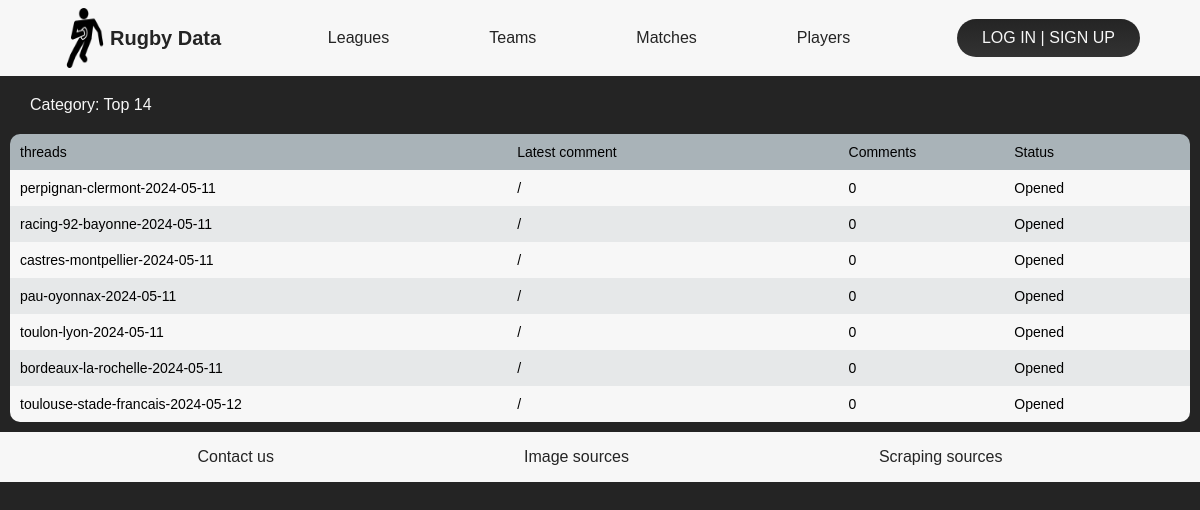
Screenshot of /fora/club/top-14/ with the database file from the repository.
### fora/models.py (models this page shows, shortened)
class tchat_match_category(models.Model) :
    title = models.CharField(max_length=100)
    slug_title = models.SlugField(max_length=600, unique=True, blank=True)
    country = models.CharField(max_length=100, null=True)
    slug_country = models.SlugField(max_length=600, blank=True, null=True)
    class Meta :
        verbose_name_plural = "categories"

### website/models.py (models this page shows, shortened)
class up_match(models.Model):
    STATUS_CHOICES = [
        ('Scheduled', 'Scheduled'),
        ('In progress', 'In progress'),
    ]
    status = models.CharField(max_length=20, choices=STATUS_CHOICES)
    team_home = models.CharField(max_length=100, null=True, blank=True)
    team_away = models.CharField(max_length=100, null=True, blank=True)
    score_home = models.CharField(max_length=20, null=True, blank=True)
    score_away = models.CharField(max_length=20, null=True, blank=True)
    referee = models.CharField(max_length=100, null=True, blank=True)
    date = models.DateField(null=True, blank=True)
    hour = models.TimeField(null=True, blank=True)
    stade_name = models.CharField(max_length=100, null=True, blank=True)
    league = models.CharField(max_length=100, null=True, blank=True)
    phase = models.CharField(max_length=100, null=True, blank=True)
    temperature = models.DecimalField(max_digits=15, decimal_places=10, null=True, blank=True)
    humidity = models.DecimalField(max_digits=15, decimal_places=10, null=True, blank=True)
    pressure = models.DecimalField(max_digits=15, decimal_places=10, null=True, blank=True)         # ground pressure
    precipitation = models.DecimalField(max_digits=15, decimal_places=10, null=True, blank=True)
    wind_speed = models.DecimalField(max_digits=15, decimal_places=10, null=True, blank=True)
    code = models.DecimalField(max_digits=15, decimal_places=10, null=True, blank=True)
    code_url = models.CharField(max_length=100, null=True, blank=True)
    neutrality = models.IntegerField(null=True, blank=True)
    slug = models.SlugField(max_length=600, unique=True, blank=True)

### fora/views.py (the view)
# urls.py: path('<slug_type>/<slug_category>/', views.categories, name = 'categories'),
def categories(request, slug_type, slug_category) :
    category_selected = tchat_match_category.objects.get(slug_title=slug_category)
    id_category_selected = tchat_match_category.objects.get(slug_title=slug_category)     # sans rien preciser on recupere l id autogenere
    corresponding_threads = threads.objects.filter(category=id_category_selected)
    threads_info = []
    for thread in corresponding_threads :
        thread_comments = tchat_match_comment.objects.filter(thread=thread)
        latest_comment = thread_comments.aggregate(latest_comment=Max('date'))['latest_comment'] #car dictionnaire
        comments_count = tchat_match_comment.objects.filter(thread=thread).count()
        thread_info = {
            'slug_thread': thread.match.slug,
            'latest_comment': latest_comment,
            'comments_count': comments_count,
            'closed_thread': thread.closed,
            }
        threads_info.append(thread_info)
    sorted_threads_info = sorted(threads_info, key=sort_key, reverse=True)
    today_date = datetime.now().date()
    context = {
        'category_selected': category_selected,
        'sorted_threads_info': sorted_threads_info,
        'l_corresponding_threads': len(corresponding_threads),
        'today_date': str(today_date),
    }
    return render(request, "category.html", context)

### fora/utils.py (called while the page is built)
def sort_key(dico):
    if dico['latest_comment'] is None:
        return datetime.datetime.min.replace(tzinfo=datetime.timezone.utc)
    else:
        return dico['latest_comment']

### fora/templates/category.html (shortened to what this page needs)
{% load static %}
<!DOCTYPE html>
<html lang="en">
	<head>
		<link rel="stylesheet" type="text/css" href="{% static 'CSS/headerFooter.css' %}">
		<link rel="stylesheet" type="text/css" href="{% static 'CSS/fora/category.css' %}">
	</head>
    <body>
	   <header>
        <a href="http://127.0.0.1:8000/" class="logoRugby">
            <img src="{% static 'IMG/logoHeader.png' %}" alt="">
            <h1> Rugby Data </h1>
        </a>
        <ul class="menu">
            <li> <a href="http://127.0.0.1:8000/leagues/"> Leagues </a> </li>
            <li> <a href="http://127.0.0.1:8000/teams/"> Teams </a> </li>
            <li> <a href="http://127.0.0.1:8000/matches/"> Matches </a> </li>
            <li> <a href="http://127.0.0.1:8000/players/"> Players </a> </li>
        </ul>
        {% if user.is_authenticated %}
            <button class="button-link-connexion">
                {{ user.username}}
                |
                <a href="http://127.0.0.1:8000/accounts/logout/">Log out</a>
            </button>
        {% else %}
            <button class="button-link-connexion">
                <a href="http://127.0.0.1:8000/accounts/login/"> Log in </a>
                |
                <a href="http://127.0.0.1:8000/accounts/signup/"> Sign up </a>
            </button>
        {% endif %}
    </header>
    <div class="page-category">
        <div class="category-selected">
            {% if category_selected != None %}
                Category: {{ category_selected.title }}
            {% else %}
                No category found
            {% endif %}
        </div>
        <div class="container-grid-threads">
            <div class="grid-threads">
                <div>
                    threads
                </div>
                <div>
                    Latest comment
                </div>
                <div>
                    Comments
                </div>
                <div>
                    Status
                </div>
            </div>
            {% if l_corresponding_threads > 0 %}
                {% for thread in sorted_threads_info %}
                    <a class="grid-threads" href="{% url 'threads_' slug_type=category_selected.slug_country slug_category=category_selected.slug_title slug_thread=thread.slug_thread%}">
                            <div>
                                {{ thread.slug_thread }}
                            </div>
                            <div>
                                {% if today_date == thread.latest_comment|date:"Y-m-d" %}
                                    Today at
                                {% elif thread.latest_comment == None %}
                                    /
                                {% else %}
                                    {{ thread.latest_comment|date:"Y-m-d" }} at
                                {% endif %}
                            </div>
                            <div>
                                {{ thread.comments_count }}
                            </div>
                            <div>
                                {% if thread.closed_thread == 0 %}
                                    Opened
                                {% else %}
                                    Closed
                                {% endif %}
                            </div>
                    </a>
                {% endfor %}
            {% else %}
                <div class="no-thread">
                    No threads for this category !
                </div>
            {% endif %}
        </div>
    </div>
    <footer>
        <div class="plan">
            <li> <a href="http://127.0.0.1:8000/contact-us/"> Contact us </a>  </li>
            <li> <a href="http://127.0.0.1:8000/image-sources/"> Image sources </a> </li>
            <li> <a href="http://127.0.0.1:8000/url-sources/"> Scraping sources </a> </li>
        </div>
    </footer>
    </body>
</html>

### static/CSS/headerFooter.css (style rules this page uses)
* { margin:0; padding:0; box-sizing: border-box; }
a { text-decoration: none; }
body { background-color: #242424; font-family: sans-serif; }
header { display: flex; align-items: center; justify-content: space-between; padding: 8px 5%; background-color: #F7F7F7; }
header .logoRugby { display: flex; align-items: center; }
header .logoRugby img { width: 50px; height: 60px; }
a img { display: flex; }
header .logoRugby h1 { font-size: 20px; color: #242424; }
.menu { display: flex; }
.menu li { margin-left: 100px; list-style: none; display: flex; align-items: center; }
.menu li:first-child { margin-left: 0; }
.menu li a { color: #242424; transition: 0.5s; }
.button-link-connexion { border: 0; background: transparent; }
.button-link-connexion { font-size: 16px; color: #F7F7F7; padding: 10px 25px; background: linear-gradient(#242424, #333333); border-radius: 60px; text-transform: uppercase; }
.button-link-connexion a { color: #F7F7F7; }
footer { height: 50px; background-color: #F7F7F7; display: flex; align-items: center; justify-content: center; }
.plan { display: flex; padding: 10px 5%; }
.plan li { margin-left: 250px; list-style: none; display: flex; align-items: center; }
.plan li:first-child { margin-left: 0; }
.plan li a { color: #242424; transition: 0.5s; }

### static/CSS/fora/category.css (style rules this page uses)
.category-selected { display: flex; align-items: center; padding: 20px 20px 10px 20px; margin-left: 10px; color: #F7F7F7; }
.container-grid-threads { padding: 10px; }
a { text-decoration: none; color: black; }
.container-grid-threads .grid-threads { display: grid; grid-template-columns: 1.5fr 1fr 0.5fr 0.5fr; font-size: 14px; padding: 10px; cursor: pointer; }
.container-grid-threads .grid-threads:nth-child(odd) { background-color: #e6e8e9; }
.container-grid-threads .grid-threads:nth-child(even) { background-color: #F7F7F7; }
.container-grid-threads .grid-threads:first-child { background-color: #A9B3B8; border-top-left-radius: 10px; border-top-right-radius: 10px; cursor:auto; }
.container-grid-threads .grid-threads:last-child { border-bottom-left-radius: 10px; border-bottom-right-radius: 10px; }

### rows the page displays
tchat_match_category: title "Top 14"
up_match: slug_thread "perpignan-clermont-2024-05-11"
up_match: slug_thread "racing-92-bayonne-2024-05-11"
up_match: slug_thread "castres-montpellier-2024-05-11"
up_match: slug_thread "pau-oyonnax-2024-05-11"
up_match: slug_thread "toulon-lyon-2024-05-11"
up_match: slug_thread "bordeaux-la-rochelle-2024-05-11"
up_match: slug_thread "toulouse-stade-francais-2024-05-12"

### other values shown
{{ thread.comments_count }} "0" "0" "0" "0" "0" "0" "0"
